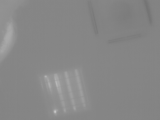
#> input picture scripts/OpenMV/run_on_nuc/1.bmp, 160 x 120 px; the run also reads 1 picture not shown here
$ python read_saved_img.py
#> lines starting #> are read from the running program, lines starting #| are printed output that depends on the picture
import cv2
from helper import *


def print_temperature_of_selected_spots(fileName):
    img_gray = cv2.imread(fileName, 0)
    print("fileName: ", fileName)
    for i in range(0, 10):
        print(str(img_gray[i][i*10])+" "+str(map_g_to_temp(img_gray[i][i*10])))


def print_temperature_of_selected_spots(fileName1, fileName2, fileName3, fileName4):
#> called with fileName1 = '1.bmp', fileName2 = '2.pgm', fileName3 = '3.jpg', fileName4 = '4.jpeg'
    img_gray_1 = cv2.imread(fileName1, 0)
#> img_gray_1 is the input picture: shape (120, 160); min 116, max 198, mean 134.9
    img_gray_2 = cv2.imread(fileName2, 0)
    img_gray_3 = cv2.imread(fileName3, 0)
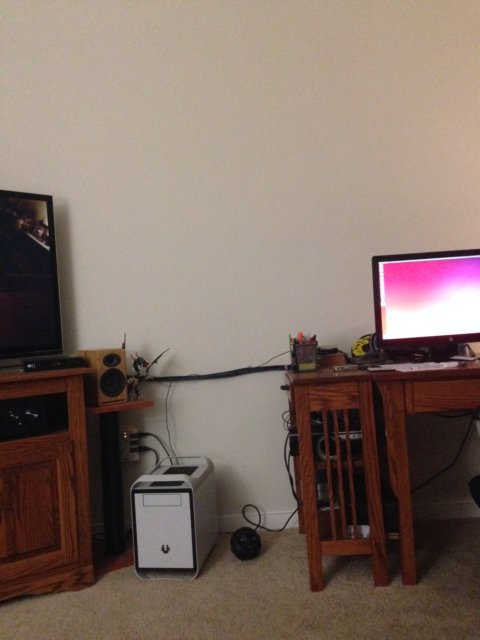
#> input picture scripts/Python-Multiple-Image-Stitching/images/3.jpg, 480 x 640 px, found by its file name
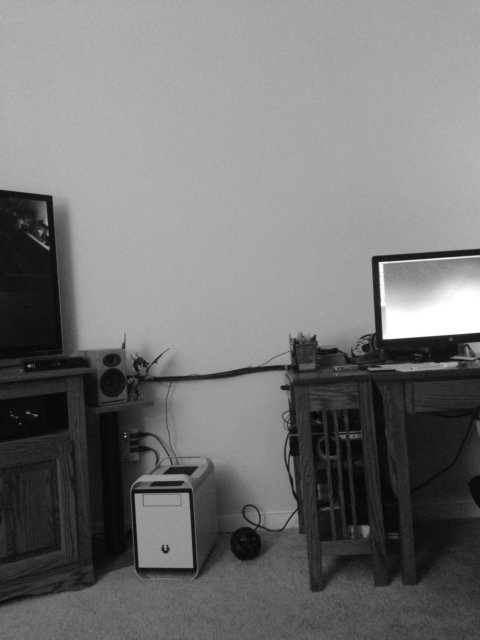
#> img_gray_3: shape (640, 480); min 2, max 255, mean 116.2
    img_gray_4 = cv2.imread(fileName4, 0)
    for i in range(0, 10):
        print(str(img_gray_1[i][i*10])+" "+str(img_gray_2[i][i*10]) +
              " "+str(img_gray_3[i][i*10])+" "+str(img_gray_4[i][i*10]))


# [4 lines of commented-out code are left out]

#> (the run stopped early here; a loop or call above may not have finished)
